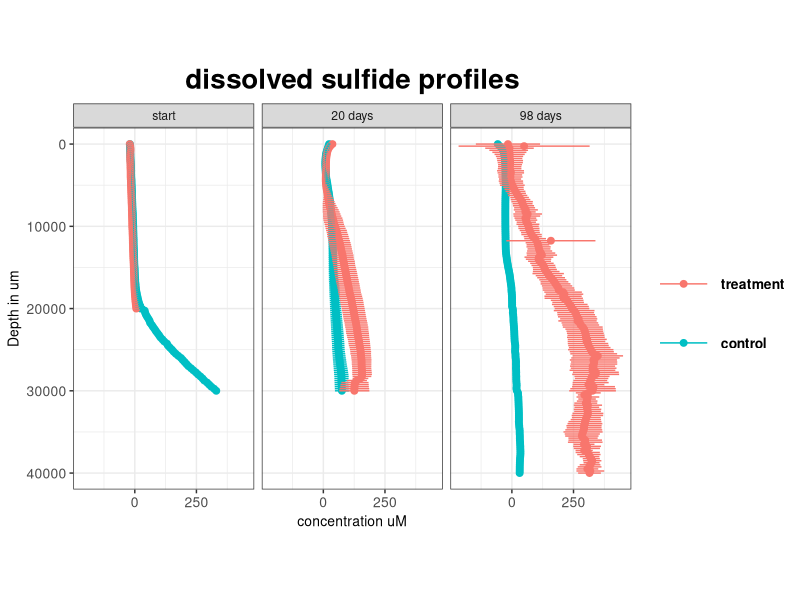

R code for this plot: (Note: this script raises an error after producing the figure.)

library(readxl)
library(tidyverse)
library(ggplot2)

# First import all raw data. The concentrations of P extraction solutions, and the Dryweight data.
conc_raw <- read_xlsx("input/Profiles.xlsx")

conc_raw %>% filter(time== "ts3", Core %in% c("s3","s5"), Depth <= 2000) %>% view()
 conc <- conc_raw %>% 
   mutate(Treatment = substr(Core,1,1),
          #Conc = case_when(Conc <0 ~ 0, T ~ Conc)
          ) %>% 
   remove_missing() %>% 
   mutate(totsulf = Conc + ((10^(-6.98))/(10^(-pH)))*Conc ) %>% 
   filter(Core!= "ocontrol", Core != "scontrol") %>% 
   group_by(Depth, Treatment, time) %>% 
   summarise(Conc = mean(totsulf),sd = sd(totsulf))
   

 legend_names <- c(
   ts0 = "start" ,
   ts1 =  "20 days",
   ts3 = "98 days"
 )
 
figure_data <- conc %>% 
  filter(Depth >= -0, time != "ts2") %>% 
  transform(Treatment = factor(Treatment, levels = c("s", "o"), labels = c("treatment","control")))
profiles <- ggplot(  figure_data, 
                     mapping = aes(
                       y = Conc,
                       x = Depth,
                       color = Treatment)) +
  #geom_line()  +
  geom_point(size = 2) +
  geom_errorbar(
    aes(ymin = Conc - sd, ymax = Conc + sd),
    position = position_dodge(width = 0.01),
    width = 0.5)+
  xlab("Depth (um)") +
  scale_x_reverse() +
  coord_flip() +
  labs(  y = expression(paste("concentration uM")), 
         x = "Depth in um",
         title = "dissolved sulfide profiles" ) +
  facet_grid(.~ time, labeller = labeller(time = legend_names))+
  theme_bw() +
  theme(      aspect.ratio = 2,
              axis.title=element_text(size=10),
              plot.title = element_text(size=20, face="bold", hjust = 0.5) ,
              axis.text=element_text(size=10,angle = 0, hjust = 0.5),
              legend.title = element_text(size = 0),
              legend.text = element_text(size = 10, face = "bold"),
              legend.key.size = unit(1.5, "cm"))
print(profiles)

show(kwaplots)
